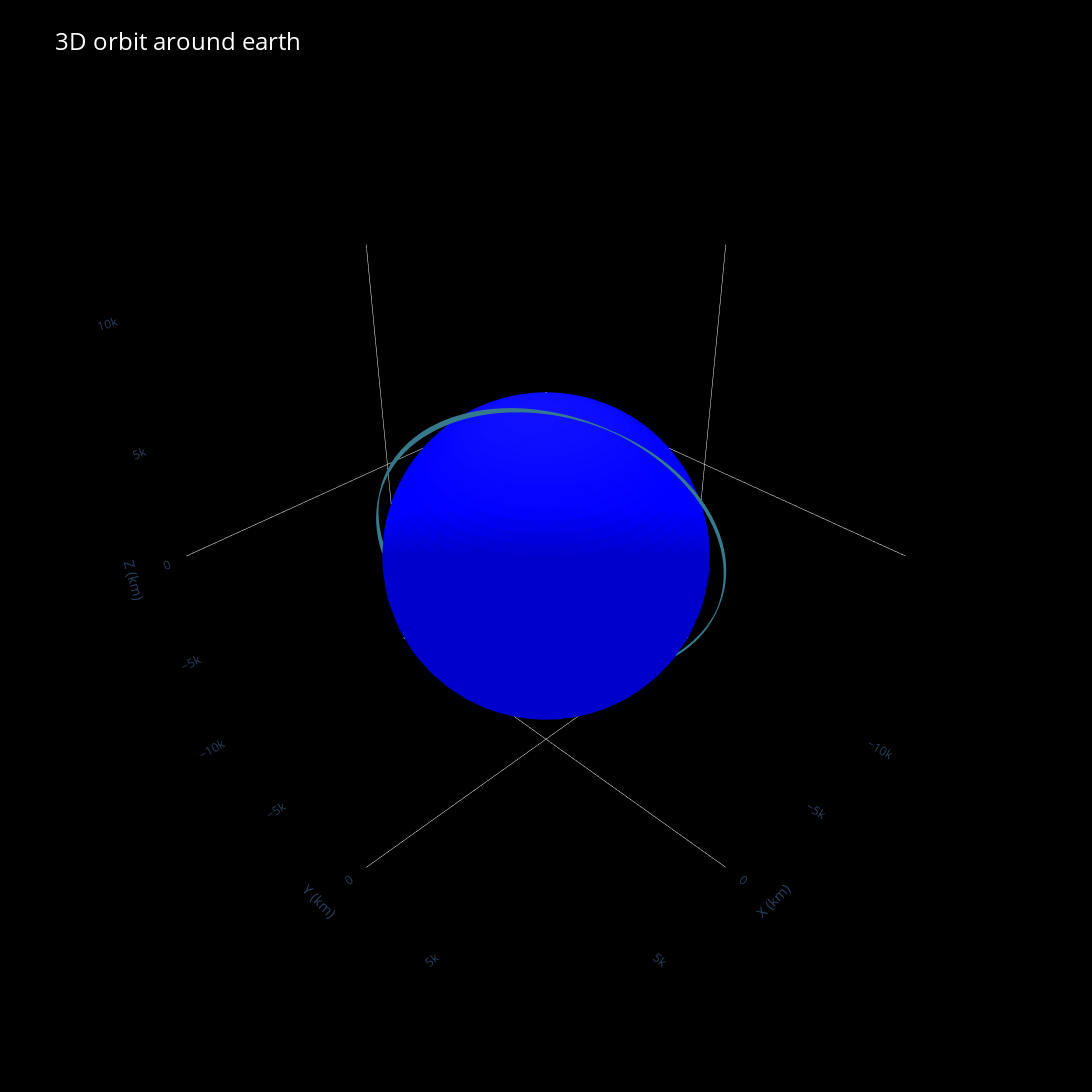

The notebook cell this image was saved under:
### Markdown cell above
##### Using the SimpleStatic method, a intractive 3D plot of the orbital motion will be generated

### Code cell
ob.simpleStatic(r_j2, title="3D orbit around earth")

### Figure 1 — Plotly figure (JSON) as saved in the notebook; plotly's stock layout.template omitted (floating-point values rounded to 4 significant figures; data arrays with more than 128 entries replaced by an {"elided": "..."} marker saying what was removed)
{"data": [{"colorscale": [[0, "blue"], [1, "blue"]], "showscale": false, "type": "surface", "x": {"elided": "50x50 float values"}, "y": {"elided": "50x50 float values"}, "z": {"elided": "50x50 float values"}}, {"line": {"color": "#367A8D", "width": 2}, "mode": "lines", "name": "Orbit", "type": "scatter3d", "x": {"elided": "21600 float values"}, "y": {"elided": "21600 float values"}, "z": {"elided": "21600 float values"}}], "layout": {"height": 1200, "legend": {"font": {"color": "white", "size": 30}, "title": {"font": {"size": 20}, "text": "<i>ORBITAL ELEMENTS</i>"}}, "paper_bgcolor": "black", "plot_bgcolor": "black", "scene": {"aspectmode": "manual", "aspectratio": {"x": 1, "y": 1, "z": 1}, "xaxis": {"range": [-10000, 10000], "showbackground": false, "showgrid": false, "title": {"text": "X (km)"}}, "yaxis": {"range": [-10000, 10000], "showbackground": false, "showgrid": false, "title": {"text": "Y (km)"}}, "zaxis": {"range": [-10000, 10000], "showbackground": false, "showgrid": false, "title": {"text": "Z (km)"}}}, "showlegend": false, "title": {"font": {"color": "white", "size": 24}, "text": "3D orbit around earth"}, "width": 1200}}
